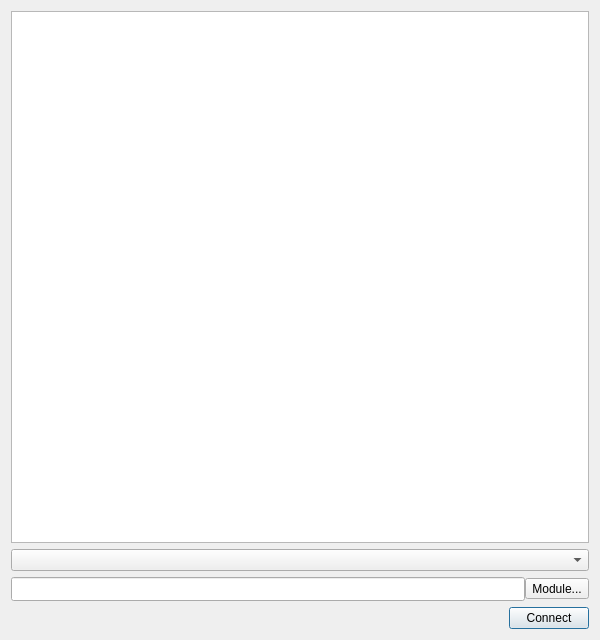
<?xml version="1.0" encoding="UTF-8"?>
<ui version="4.0">
 <class>Dialog</class>
 <widget class="QDialog" name="Dialog">
  <property name="geometry">
   <rect>
    <x>0</x>
    <y>0</y>
    <width>600</width>
    <height>640</height>
   </rect>
  </property>
  <property name="windowTitle">
   <string>QPkcs11 Test</string>
  </property>
  <layout class="QVBoxLayout" name="verticalLayout">
   <item>
    <widget class="QPlainTextEdit" name="logTe"/>
   </item>
   <item>
    <widget class="QComboBox" name="cmbxCert"/>
   </item>
   <item>
    <widget class="QFrame" name="frame">
     <property name="frameShape">
      <enum>QFrame::NoFrame</enum>
     </property>
     <property name="frameShadow">
      <enum>QFrame::Raised</enum>
     </property>
     <layout class="QHBoxLayout" name="horizontalLayout">
      <property name="spacing">
       <number>0</number>
      </property>
      <property name="leftMargin">
       <number>0</number>
      </property>
      <property name="topMargin">
       <number>0</number>
      </property>
      <property name="rightMargin">
       <number>0</number>
      </property>
      <property name="bottomMargin">
       <number>0</number>
      </property>
      <item>
       <widget class="QLineEdit" name="leModule">
        <property name="minimumSize">
         <size>
          <width>0</width>
          <height>24</height>
         </size>
        </property>
       </widget>
      </item>
      <item>
       <widget class="QToolButton" name="btnModule">
        <property name="text">
         <string>Module...</string>
        </property>
       </widget>
      </item>
     </layout>
    </widget>
   </item>
   <item>
    <layout class="QHBoxLayout" name="horizontalLayout_3">
     <item>
      <spacer name="horizontalSpacer">
       <property name="orientation">
        <enum>Qt::Horizontal</enum>
       </property>
       <property name="sizeHint" stdset="0">
        <size>
         <width>40</width>
         <height>20</height>
        </size>
       </property>
      </spacer>
     </item>
     <item>
      <widget class="QPushButton" name="btnConnect">
       <property name="text">
        <string>Connect</string>
       </property>
      </widget>
     </item>
    </layout>
   </item>
  </layout>
 </widget>
 <resources/>
 <connections/>
</ui>
